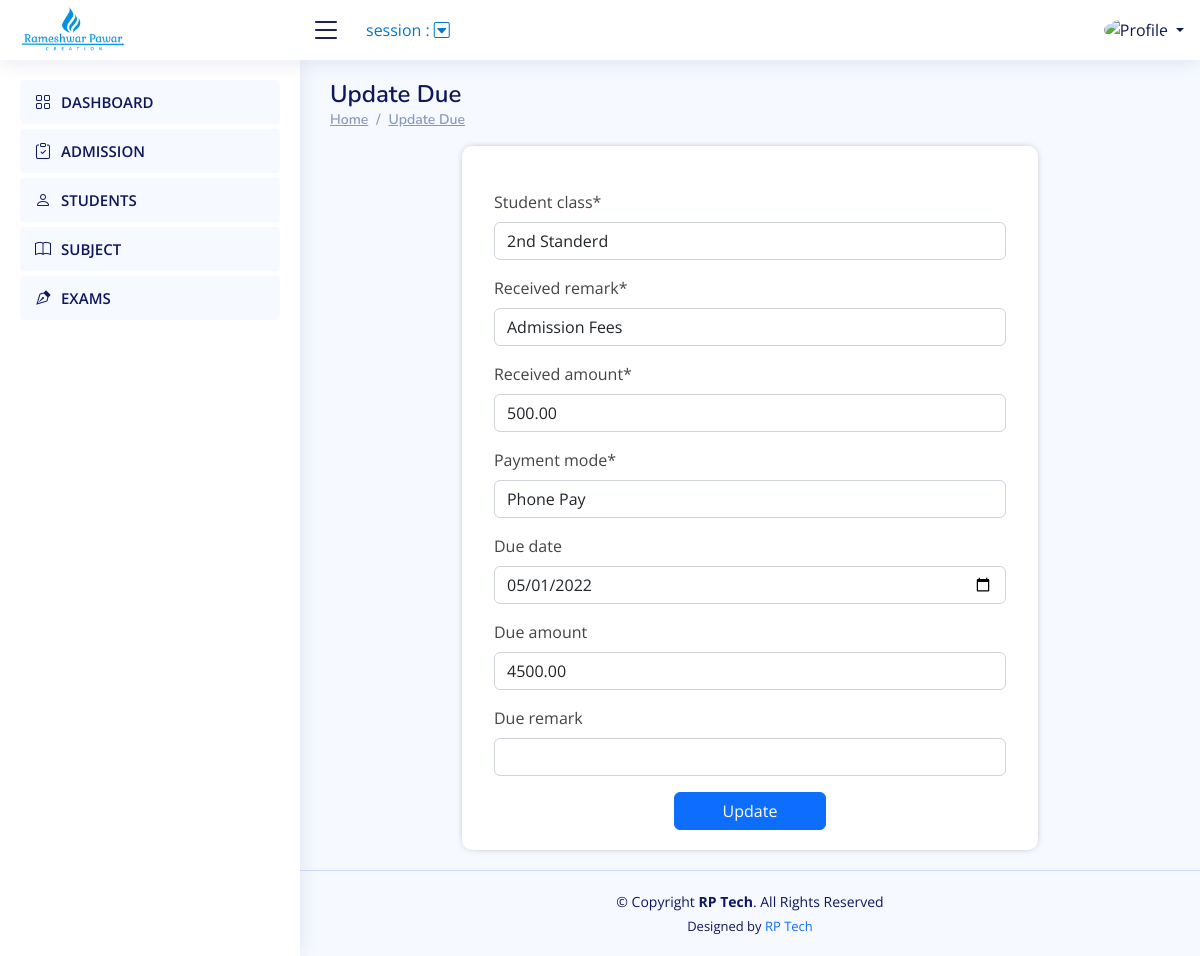
Page /Staff/due_update/2 on the committed database.
### Developer/models.py (models this page shows)
class DB_Fees(models.Model):
    add_fees=models.DecimalField(max_digits=10, decimal_places=2,null=True)
    fees_remark=models.CharField(max_length=250,null=True)
    student_username=models.CharField(max_length=250,null=True)
    operator_username=models.CharField(max_length=250,null=True) #this field used for checking Operator Name
    operator_name=models.CharField(max_length=250,null=True) #this field used for checking Operator Name
    student_prn_no=models.IntegerField(null=True)
    student_name=models.CharField(max_length=250,null=True)
    student_class=models.CharField(max_length=50,choices=CLASS,null=True)
    received_date=models.DateField(auto_now=False, auto_now_add=True)
    received_remark=models.CharField(max_length=250 ,null=True)
    received_amount=models.DecimalField(max_digits=10, decimal_places=2,null=True)
    amount_word=models.CharField(max_length=250)
    payment_mode=models.CharField(max_length=50,choices=PAYMENT_MODE)
    due_date=models.DateField(auto_now=False, auto_now_add=False,blank=True,null=True)
    due_amount=models.DecimalField(max_digits=10, decimal_places=2,null=True,blank=True)
    due_remark=models.CharField(max_length=250,null=True,blank=True)

### Staff/views.py (the view)
# urls.py: path('due_update/<int:id>', Staff_view.due_update, name='due_update'),
def due_update(request,id):
    if request.method=="POST":
        pi=DB_Fees.objects.get(pk=id)
        fm=FormStudentReceivedFees(request.POST,request.FILES, instance=pi)
        if fm.is_valid():
            fm.save()
            messages.success(request,'Fees Updated Successfully')
            return redirect('/Staff/due_list/')
    else:
        pi=DB_Fees.objects.get(pk=id)
        fm=FormStudentReceivedFees(instance=pi)
    return render(request,"update_due_record.html",{'form':fm})

### Staff/forms.py
class FormStudentReceivedFees(forms.ModelForm):
    class Meta:
        model = DB_Fees
        fields = ('student_username','operator_username','operator_name','student_prn_no','student_name','student_class','received_remark','received_amount','amount_word','payment_mode','due_date','due_amount','due_remark')
        widgets={
            'student_prn_no':forms.HiddenInput(),
            'student_name':forms.HiddenInput(),
            'student_username':forms.HiddenInput(),
            'amount_word':forms.HiddenInput(),
            'operator_username':forms.HiddenInput(),
            'operator_name':forms.HiddenInput(),
            'received_date': forms.TextInput(attrs={'type': 'date'}),
            'due_date': forms.TextInput(attrs={'type': 'date'}),
            'received_amount': forms.TextInput(attrs={'onChange': 'numberToWord()'}),
        }

### Staff/templates/update_due_record.html (shortened to what this page needs)
{% extends 'staff_base.html' %}
{% load crispy_forms_tags %}
{% block content %}
<main id="main" class="main">
    <div class="pagetitle">
        <h1>Update Due</h1>
        <nav>
            <ol class="breadcrumb">
                <li class="breadcrumb-item"><a href="#">Home</a></li>
                <li class="breadcrumb-item"><a href="#">Update Due </a></li>
            </ol>
        </nav>
    </div>
    <section class="section dashboard">
        <div class="row">
            <div class="col-lg-12">
                <div class="row">
                    <div class="col-sm-2"></div>
                        <div class="col-sm-8" style="background:white;  border-radius:10px; box-shadow:0px 0px 10px -5px;">
                            <br>
                            <form action="" method="post" style="padding:20px;">
                                {{ form|crispy }}
                                <center>
                                    <input type="submit" value="Update" class="btn btn-primary px-5">
                                </center>
                            </form>
                        </div>
                    <div class="col-sm-2"></div>
                </div>
            </div>
        </div>
    </section>
</main>
{% endblock content %}

### rows in the picture
DB_Fees: student_class "2nd Standerd", received_remark "Admission Fees", received_amount "500.00", payment_mode "Phone Pay", due_date "05/01/2022", due_amount "4500.00"
